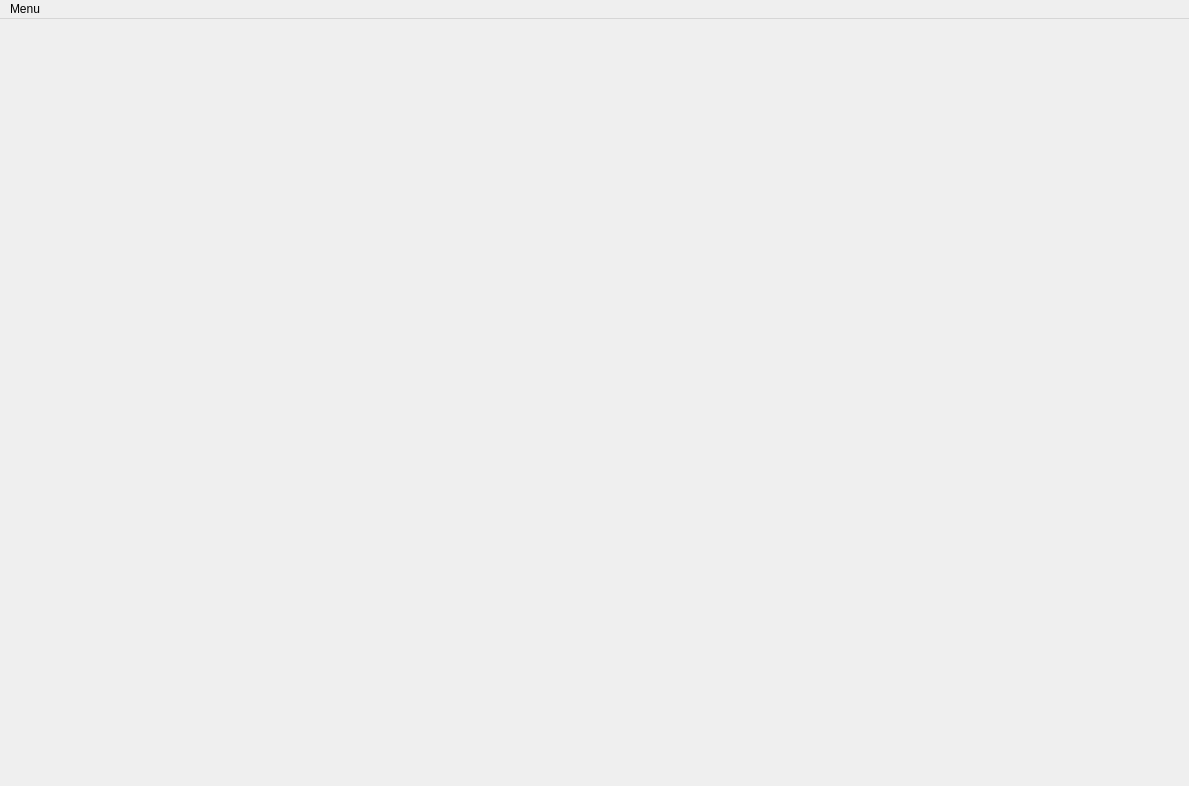
<?xml version="1.0" encoding="UTF-8"?>
<ui version="4.0">
 <class>WindowManager</class>
 <widget class="QMainWindow" name="WindowManager">
  <property name="geometry">
   <rect>
    <x>0</x>
    <y>0</y>
    <width>1189</width>
    <height>786</height>
   </rect>
  </property>
  <property name="minimumSize">
   <size>
    <width>447</width>
    <height>350</height>
   </size>
  </property>
  <property name="windowTitle">
   <string>SO2</string>
  </property>
  <property name="styleSheet">
   <string notr="true"/>
  </property>
  <widget class="QWidget" name="centralwidget">
   <property name="styleSheet">
    <string notr="true">QWidget#centralWidget{
border: 1px solid #434343;
margin-top: 32px;
border-top-left-radius: 25px;
background-color: black;
}</string>
   </property>
   <layout class="QVBoxLayout" name="verticalLayout_4">
    <item>
     <widget class="QStackedWidget" name="stacked_widget">
      <property name="styleSheet">
       <string notr="true"/>
      </property>
      <property name="currentIndex">
       <number>0</number>
      </property>
      <widget class="QWidget" name="devices_page">
       <layout class="QVBoxLayout" name="verticalLayout_3">
        <property name="bottomMargin">
         <number>9</number>
        </property>
       </layout>
      </widget>
      <widget class="QWidget" name="execution_screen">
       <layout class="QVBoxLayout" name="verticalLayout_6"/>
      </widget>
     </widget>
    </item>
   </layout>
  </widget>
  <widget class="QMenuBar" name="menuBar">
   <property name="geometry">
    <rect>
     <x>0</x>
     <y>0</y>
     <width>1189</width>
     <height>20</height>
    </rect>
   </property>
   <widget class="QMenu" name="menuMenu">
    <property name="title">
     <string>Menu</string>
    </property>
    <addaction name="actionSobre"/>
    <addaction name="separator"/>
    <addaction name="actionSair"/>
   </widget>
   <addaction name="menuMenu"/>
  </widget>
  <action name="actionSobre">
   <property name="text">
    <string>Sobre</string>
   </property>
  </action>
  <action name="actionSair">
   <property name="text">
    <string>Sair</string>
   </property>
  </action>
 </widget>
 <resources/>
 <connections/>
</ui>
